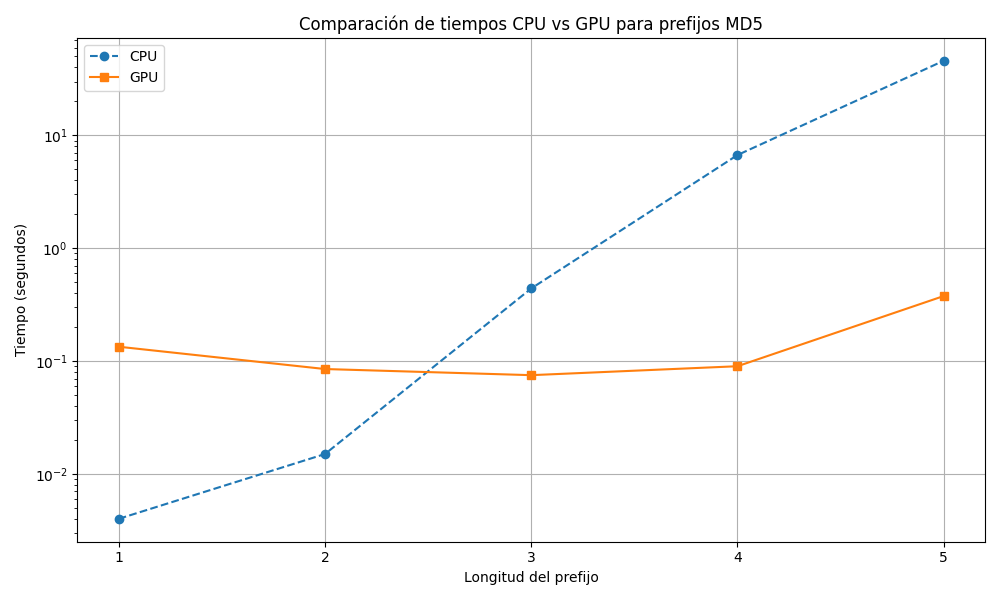

This figure's Python source:
import pandas as pd
import matplotlib.pyplot as plt

# Leer CSV
df = pd.read_csv("comparacion_cpu_gpu.csv")

# Crear gráfico
plt.figure(figsize=(10, 6))
plt.plot(df["Longitud"], df["Tiempo_CPU_s"], marker='o', label="CPU", linestyle="--")
plt.plot(df["Longitud"], df["Tiempo_GPU_s"], marker='s', label="GPU", linestyle="-")
plt.title("Comparación de tiempos CPU vs GPU para prefijos MD5")
plt.xlabel("Longitud del prefijo")
plt.ylabel("Tiempo (segundos)")
plt.xticks(df["Longitud"])
plt.yscale("log")  # Escala logarítmica por la gran diferencia de tiempos
plt.grid(True)
plt.legend()
plt.tight_layout()
plt.savefig("comparacion_cpu_gpu.png")
plt.show()
